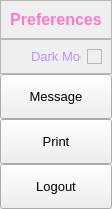
                 <widget class="QFrame" name="extraRightBox">
                  <property name="minimumSize">
                   <size>
                    <width>0</width>
                    <height>0</height>
                   </size>
                  </property>
                  <property name="maximumSize">
                   <size>
                    <width>0</width>
                    <height>16777215</height>
                   </size>
                  </property>
                  <property name="frameShape">
                   <enum>QFrame::NoFrame</enum>
                  </property>
                  <property name="frameShadow">
                   <enum>QFrame::Raised</enum>
                  </property>
                  <layout class="QVBoxLayout" name="verticalLayout_7">
                   <property name="spacing">
                    <number>0</number>
                   </property>
                   <property name="leftMargin">
                    <number>0</number>
                   </property>
                   <property name="topMargin">
                    <number>0</number>
                   </property>
                   <property name="rightMargin">
                    <number>0</number>
                   </property>
                   <property name="bottomMargin">
                    <number>0</number>
                   </property>
                   <item>
                    <widget class="QFrame" name="themeSettingsTopDetail">
                     <property name="maximumSize">
                      <size>
                       <width>16777215</width>
                       <height>3</height>
                      </size>
                     </property>
                     <property name="frameShape">
                      <enum>QFrame::NoFrame</enum>
                     </property>
                     <property name="frameShadow">
                      <enum>QFrame::Raised</enum>
                     </property>
                    </widget>
                   </item>
                   <item>
                    <widget class="QFrame" name="contentSettings">
                     <property name="frameShape">
                      <enum>QFrame::NoFrame</enum>
                     </property>
                     <property name="frameShadow">
                      <enum>QFrame::Raised</enum>
                     </property>
                     <layout class="QVBoxLayout" name="verticalLayout_13">
                      <property name="spacing">
                       <number>0</number>
                      </property>
                      <property name="leftMargin">
                       <number>0</number>
                      </property>
                      <property name="topMargin">
                       <number>0</number>
                      </property>
                      <property name="rightMargin">
                       <number>0</number>
                      </property>
                      <property name="bottomMargin">
                       <number>0</number>
                      </property>
                      <item>
                       <widget class="QFrame" name="frame_3">
                        <property name="maximumSize">
                         <size>
                          <width>16777215</width>
                          <height>50</height>
                         </size>
                        </property>
                        <property name="frameShape">
                         <enum>QFrame::StyledPanel</enum>
                        </property>
                        <property name="frameShadow">
                         <enum>QFrame::Raised</enum>
                        </property>
                        <layout class="QVBoxLayout" name="verticalLayout_23">
                         <item>
                          <widget class="QLabel" name="labelBoxBlenderInstalation_3">
                           <property name="font">
                            <font>
                             <family>Segoe UI</family>
                             <pointsize>10</pointsize>
                             <weight>50</weight>
                             <italic>false</italic>
                             <bold>false</bold>
                            </font>
                           </property>
                           <property name="styleSheet">
                            <string notr="true"/>
                           </property>
                           <property name="text">
                            <string>&lt;html&gt;&lt;head/&gt;&lt;body&gt;&lt;p align=&quot;center&quot;&gt;&lt;span style=&quot; font-size:12pt; font-weight:600; color:#ff79c6;&quot;&gt;Preferences&lt;/span&gt;&lt;/p&gt;&lt;/body&gt;&lt;/html&gt;</string>
                           </property>
                          </widget>
                         </item>
                        </layout>
                       </widget>
                      </item>
                      <item>
                       <widget class="QFrame" name="frame">
                        <property name="maximumSize">
                         <size>
                          <width>16777215</width>
                          <height>100</height>
                         </size>
                        </property>
                        <property name="frameShape">
                         <enum>QFrame::StyledPanel</enum>
                        </property>
                        <property name="frameShadow">
                         <enum>QFrame::Raised</enum>
                        </property>
                        <layout class="QHBoxLayout" name="horizontalLayout_7">
                         <property name="leftMargin">
                          <number>30</number>
                         </property>
                         <item>
                          <widget class="QLabel" name="labelBoxBlenderInstalation_2">
                           <property name="maximumSize">
                            <size>
                             <width>50</width>
                             <height>16777215</height>
                            </size>
                           </property>
                           <property name="font">
                            <font>
                             <family>Segoe UI</family>
                             <pointsize>10</pointsize>
                             <weight>50</weight>
                             <italic>false</italic>
                             <bold>false</bold>
                            </font>
                           </property>
                           <property name="styleSheet">
                            <string notr="true"/>
                           </property>
                           <property name="text">
                            <string>&lt;html&gt;&lt;head/&gt;&lt;body&gt;&lt;p&gt;&lt;span style=&quot; color:#bd93f9;&quot;&gt;Dark Mode &lt;/span&gt;&lt;/p&gt;&lt;/body&gt;&lt;/html&gt;</string>
                           </property>
                          </widget>
                         </item>
                         <item>
                          <widget class="QFrame" name="darkmodeFrame">
                           <property name="frameShape">
                            <enum>QFrame::StyledPanel</enum>
                           </property>
                           <property name="frameShadow">
                            <enum>QFrame::Raised</enum>
                           </property>
                          </widget>
                         </item>
                        </layout>
                       </widget>
                      </item>
                      <item alignment="Qt::AlignBottom">
                       <widget class="QFrame" name="topMenus">
                        <property name="frameShape">
                         <enum>QFrame::NoFrame</enum>
                        </property>
                        <property name="frameShadow">
                         <enum>QFrame::Raised</enum>
                        </property>
                        <layout class="QVBoxLayout" name="verticalLayout_14">
                         <property name="spacing">
                          <number>0</number>
                         </property>
                         <property name="leftMargin">
                          <number>0</number>
                         </property>
                         <property name="topMargin">
                          <number>0</number>
                         </property>
                         <property name="rightMargin">
                          <number>0</number>
                         </property>
                         <property name="bottomMargin">
                          <number>0</number>
                         </property>
                         <item>
                          <widget class="QPushButton" name="btn_message">
                           <property name="sizePolicy">
                            <sizepolicy hsizetype="Expanding" vsizetype="Fixed">
                             <horstretch>0</horstretch>
                             <verstretch>0</verstretch>
                            </sizepolicy>
                           </property>
                           <property name="minimumSize">
                            <size>
                             <width>0</width>
                             <height>45</height>
                            </size>
                           </property>
                           <property name="font">
                            <font>
                             <family>Segoe UI</family>
                             <pointsize>10</pointsize>
                             <weight>50</weight>
                             <italic>false</italic>
                             <bold>false</bold>
                            </font>
                           </property>
                           <property name="cursor">
                            <cursorShape>PointingHandCursor</cursorShape>
                           </property>
                           <property name="layoutDirection">
                            <enum>Qt::LeftToRight</enum>
                           </property>
                           <property name="styleSheet">
                            <string notr="true">background-image: url(:/icons/images/icons/cil-envelope-open.png);</string>
                           </property>
                           <property name="text">
                            <string>Message</string>
                           </property>
                          </widget>
                         </item>
                         <item>
                          <widget class="QPushButton" name="btn_print">
                           <property name="sizePolicy">
                            <sizepolicy hsizetype="Expanding" vsizetype="Fixed">
                             <horstretch>0</horstretch>
                             <verstretch>0</verstretch>
                            </sizepolicy>
                           </property>
                           <property name="minimumSize">
                            <size>
                             <width>0</width>
                             <height>45</height>
                            </size>
                           </property>
                           <property name="font">
                            <font>
                             <family>Segoe UI</family>
                             <pointsize>10</pointsize>
                             <weight>50</weight>
                             <italic>false</italic>
                             <bold>false</bold>
                            </font>
                           </property>
                           <property name="cursor">
                            <cursorShape>PointingHandCursor</cursorShape>
                           </property>
                           <property name="layoutDirection">
                            <enum>Qt::LeftToRight</enum>
                           </property>
                           <property name="styleSheet">
                            <string notr="true">background-image: url(:/icons/images/icons/cil-print.png);</string>
                           </property>
                           <property name="text">
                            <string>Print</string>
                           </property>
                          </widget>
                         </item>
                         <item>
                          <widget class="QPushButton" name="btn_logout">
                           <property name="sizePolicy">
                            <sizepolicy hsizetype="Expanding" vsizetype="Fixed">
                             <horstretch>0</horstretch>
                             <verstretch>0</verstretch>
                            </sizepolicy>
                           </property>
                           <property name="minimumSize">
                            <size>
                             <width>0</width>
                             <height>45</height>
                            </size>
                           </property>
                           <property name="font">
                            <font>
                             <family>Segoe UI</family>
                             <pointsize>10</pointsize>
                             <weight>50</weight>
                             <italic>false</italic>
                             <bold>false</bold>
                            </font>
                           </property>
                           <property name="cursor">
                            <cursorShape>PointingHandCursor</cursorShape>
                           </property>
                           <property name="layoutDirection">
                            <enum>Qt::LeftToRight</enum>
                           </property>
                           <property name="styleSheet">
                            <string notr="true">background-image: url(:/icons/images/icons/cil-account-logout.png);</string>
                           </property>
                           <property name="text">
                            <string>Logout</string>
                           </property>
                          </widget>
                         </item>
                        </layout>
                       </widget>
                      </item>
                     </layout>
                    </widget>
                   </item>
                  </layout>
                 </widget>
